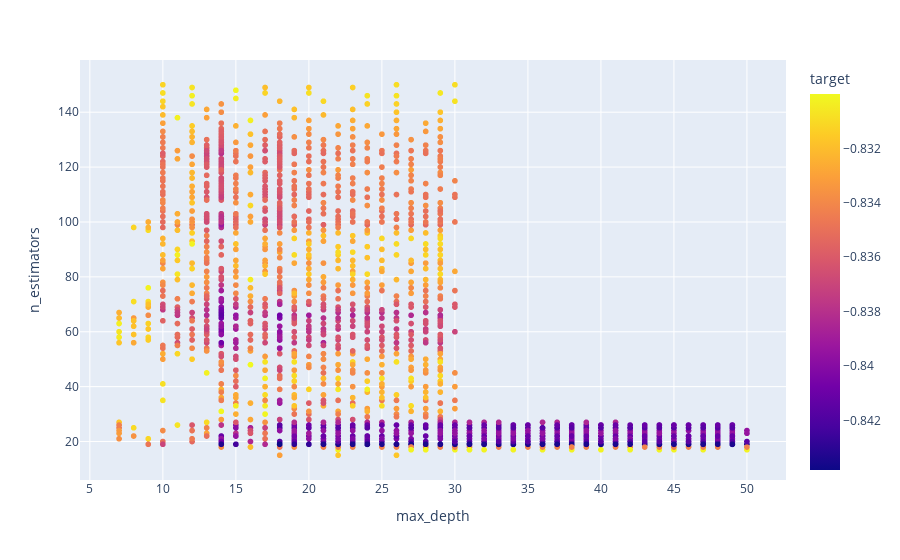

Here is the notebook cell this chart was saved with:
### Code cell
px.scatter(df1, x="max_depth", y="n_estimators", color="target")

### Figure 1 — Plotly figure (JSON) as saved in the notebook; plotly's stock layout.template omitted (floating-point values rounded to 4 significant figures; data arrays with more than 128 entries replaced by an {"elided": "..."} marker saying what was removed)
{"data": [{"hovertemplate": "max_depth=%{x}<br>n_estimators=%{y}<br>target=%{marker.color}<extra></extra>", "legendgroup": "", "marker": {"color": {"elided": "1626 float values"}, "coloraxis": "coloraxis", "symbol": "circle"}, "mode": "markers", "name": "", "showlegend": false, "type": "scattergl", "x": {"elided": "1626 int values"}, "xaxis": "x", "y": {"elided": "1626 int values"}, "yaxis": "y"}], "layout": {"coloraxis": {"colorbar": {"title": {"text": "target"}}, "colorscale": [[0, "#0d0887"], [0.1111, "#46039f"], [0.2222, "#7201a8"], [0.3333, "#9c179e"], [0.4444, "#bd3786"], [0.5556, "#d8576b"], [0.6667, "#ed7953"], [0.7778, "#fb9f3a"], [0.8889, "#fdca26"], [1, "#f0f921"]]}, "legend": {"tracegroupgap": 0}, "margin": {"t": 60}, "xaxis": {"anchor": "y", "domain": [0, 1], "title": {"text": "max_depth"}}, "yaxis": {"anchor": "x", "domain": [0, 1], "title": {"text": "n_estimators"}}}}
